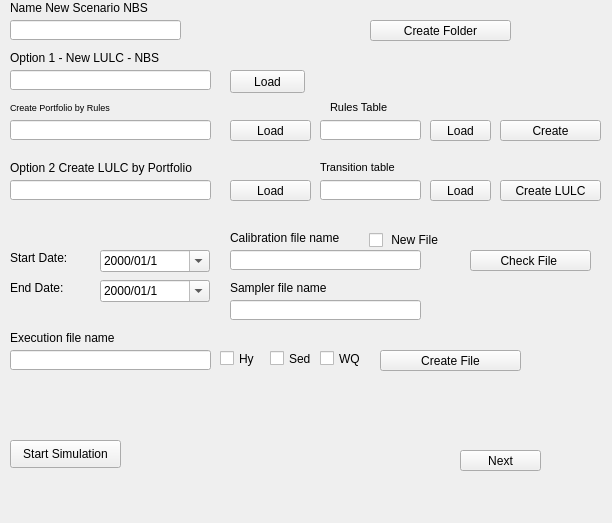
            <widget class="QWidget" name="Step3">
             <property name="geometry">
              <rect>
               <x>0</x>
               <y>0</y>
               <width>612</width>
               <height>523</height>
              </rect>
             </property>
             <attribute name="label">
              <string>Step 3 - NBS Simulation</string>
             </attribute>
             <widget class="QPushButton" name="select_portafolio">
              <property name="geometry">
               <rect>
                <x>230</x>
                <y>180</y>
                <width>81</width>
                <height>21</height>
               </rect>
              </property>
              <property name="text">
               <string>Load</string>
              </property>
             </widget>
             <widget class="QLineEdit" name="Portafolio_Path">
              <property name="geometry">
               <rect>
                <x>10</x>
                <y>180</y>
                <width>201</width>
                <height>20</height>
               </rect>
              </property>
             </widget>
             <widget class="QLabel" name="label_42">
              <property name="geometry">
               <rect>
                <x>10</x>
                <y>160</y>
                <width>231</width>
                <height>16</height>
               </rect>
              </property>
              <property name="text">
               <string>&lt;html&gt;&lt;head/&gt;&lt;body&gt;&lt;p&gt;Option 2 Create LULC by Portfolio&lt;/p&gt;&lt;/body&gt;&lt;/html&gt;</string>
              </property>
             </widget>
             <widget class="QLabel" name="label_43">
              <property name="geometry">
               <rect>
                <x>320</x>
                <y>160</y>
                <width>111</width>
                <height>16</height>
               </rect>
              </property>
              <property name="text">
               <string>&lt;html&gt;&lt;head/&gt;&lt;body&gt;&lt;p&gt;&lt;span style=&quot; font-size:8pt;&quot;&gt;Transition table&lt;/span&gt;&lt;/p&gt;&lt;/body&gt;&lt;/html&gt;</string>
              </property>
             </widget>
             <widget class="QLineEdit" name="Table_Path">
              <property name="geometry">
               <rect>
                <x>320</x>
                <y>180</y>
                <width>101</width>
                <height>20</height>
               </rect>
              </property>
             </widget>
             <widget class="QPushButton" name="select_table_transition">
              <property name="geometry">
               <rect>
                <x>430</x>
                <y>180</y>
                <width>61</width>
                <height>21</height>
               </rect>
              </property>
              <property name="text">
               <string>Load</string>
              </property>
             </widget>
             <widget class="QLineEdit" name="name_scenario_Nbs">
              <property name="geometry">
               <rect>
                <x>10</x>
                <y>20</y>
                <width>171</width>
                <height>20</height>
               </rect>
              </property>
             </widget>
             <widget class="QLabel" name="label_44">
              <property name="geometry">
               <rect>
                <x>10</x>
                <y>0</y>
                <width>161</width>
                <height>16</height>
               </rect>
              </property>
              <property name="text">
               <string>&lt;html&gt;&lt;head/&gt;&lt;body&gt;&lt;p&gt;Name New Scenario NBS&lt;/p&gt;&lt;/body&gt;&lt;/html&gt;</string>
              </property>
             </widget>
             <widget class="QPushButton" name="Create_new_Lulc">
              <property name="geometry">
               <rect>
                <x>500</x>
                <y>180</y>
                <width>101</width>
                <height>21</height>
               </rect>
              </property>
              <property name="text">
               <string>Create LULC</string>
              </property>
             </widget>
             <widget class="QPushButton" name="Create_folder_NbS">
              <property name="geometry">
               <rect>
                <x>370</x>
                <y>20</y>
                <width>141</width>
                <height>21</height>
               </rect>
              </property>
              <property name="text">
               <string>Create Folder</string>
              </property>
             </widget>
             <widget class="QLineEdit" name="name_Execution_Nbs">
              <property name="geometry">
               <rect>
                <x>10</x>
                <y>350</y>
                <width>201</width>
                <height>20</height>
               </rect>
              </property>
             </widget>
             <widget class="QLabel" name="label_45">
              <property name="geometry">
               <rect>
                <x>10</x>
                <y>280</y>
                <width>141</width>
                <height>16</height>
               </rect>
              </property>
              <property name="text">
               <string>&lt;html&gt;&lt;head/&gt;&lt;body&gt;&lt;p&gt;End Date:&lt;/p&gt;&lt;/body&gt;&lt;/html&gt;</string>
              </property>
             </widget>
             <widget class="QLabel" name="label_56">
              <property name="geometry">
               <rect>
                <x>10</x>
                <y>250</y>
                <width>141</width>
                <height>16</height>
               </rect>
              </property>
              <property name="text">
               <string>&lt;html&gt;&lt;head/&gt;&lt;body&gt;&lt;p&gt;Start Date:&lt;/p&gt;&lt;/body&gt;&lt;/html&gt;</string>
              </property>
             </widget>
             <widget class="QDateEdit" name="end_date_s_nbs">
              <property name="geometry">
               <rect>
                <x>100</x>
                <y>280</y>
                <width>110</width>
                <height>22</height>
               </rect>
              </property>
              <property name="currentSection">
               <enum>QDateTimeEdit::YearSection</enum>
              </property>
              <property name="displayFormat">
               <string>yyyy/MM/d</string>
              </property>
              <property name="calendarPopup">
               <bool>true</bool>
              </property>
              <property name="timeSpec">
               <enum>Qt::LocalTime</enum>
              </property>
             </widget>
             <widget class="QDateEdit" name="start_date_s_nbs">
              <property name="geometry">
               <rect>
                <x>100</x>
                <y>250</y>
                <width>110</width>
                <height>22</height>
               </rect>
              </property>
              <property name="currentSection">
               <enum>QDateTimeEdit::YearSection</enum>
              </property>
              <property name="displayFormat">
               <string>yyyy/MM/d</string>
              </property>
              <property name="calendarPopup">
               <bool>true</bool>
              </property>
              <property name="timeSpec">
               <enum>Qt::LocalTime</enum>
              </property>
             </widget>
             <widget class="QPushButton" name="Button_Step_s3">
              <property name="geometry">
               <rect>
                <x>460</x>
                <y>450</y>
                <width>81</width>
                <height>21</height>
               </rect>
              </property>
              <property name="text">
               <string>Next</string>
              </property>
             </widget>
             <widget class="QPushButton" name="Create_File_Exe_nbs">
              <property name="geometry">
               <rect>
                <x>380</x>
                <y>350</y>
                <width>141</width>
                <height>21</height>
               </rect>
              </property>
              <property name="text">
               <string>Create File</string>
              </property>
             </widget>
             <widget class="QLabel" name="label_57">
              <property name="geometry">
               <rect>
                <x>10</x>
                <y>330</y>
                <width>161</width>
                <height>16</height>
               </rect>
              </property>
              <property name="text">
               <string>&lt;html&gt;&lt;head/&gt;&lt;body&gt;&lt;p&gt;Execution file name&lt;/p&gt;&lt;/body&gt;&lt;/html&gt;</string>
              </property>
             </widget>
             <widget class="QPushButton" name="Run_Simulation_NbS">
              <property name="geometry">
               <rect>
                <x>10</x>
                <y>440</y>
                <width>111</width>
                <height>28</height>
               </rect>
              </property>
              <property name="text">
               <string>Start Simulation</string>
              </property>
             </widget>
             <widget class="QCheckBox" name="Sediments_Model_2">
              <property name="geometry">
               <rect>
                <x>270</x>
                <y>350</y>
                <width>70</width>
                <height>17</height>
               </rect>
              </property>
              <property name="text">
               <string>Sed</string>
              </property>
             </widget>
             <widget class="QCheckBox" name="Hydro_Model_2">
              <property name="geometry">
               <rect>
                <x>220</x>
                <y>350</y>
                <width>70</width>
                <height>17</height>
               </rect>
              </property>
              <property name="text">
               <string>Hy</string>
              </property>
             </widget>
             <widget class="QCheckBox" name="Water_Q_Model_2">
              <property name="geometry">
               <rect>
                <x>320</x>
                <y>350</y>
                <width>70</width>
                <height>17</height>
               </rect>
              </property>
              <property name="text">
               <string>WQ</string>
              </property>
             </widget>
             <widget class="QLabel" name="label_25">
              <property name="geometry">
               <rect>
                <x>10</x>
                <y>50</y>
                <width>191</width>
                <height>16</height>
               </rect>
              </property>
              <property name="text">
               <string>&lt;html&gt;&lt;head/&gt;&lt;body&gt;&lt;p&gt;Option 1 - New LULC - NBS&lt;/p&gt;&lt;/body&gt;&lt;/html&gt;</string>
              </property>
             </widget>
             <widget class="QLineEdit" name="Path_Raster_LULC_NBS">
              <property name="geometry">
               <rect>
                <x>10</x>
                <y>70</y>
                <width>201</width>
                <height>20</height>
               </rect>
              </property>
             </widget>
             <widget class="QPushButton" name="Button_Load_LULC_NbS">
              <property name="geometry">
               <rect>
                <x>230</x>
                <y>70</y>
                <width>75</width>
                <height>23</height>
               </rect>
              </property>
              <property name="text">
               <string>Load</string>
              </property>
             </widget>
             <widget class="QLabel" name="label_49">
              <property name="geometry">
               <rect>
                <x>10</x>
                <y>100</y>
                <width>231</width>
                <height>16</height>
               </rect>
              </property>
              <property name="text">
               <string>&lt;html&gt;&lt;head/&gt;&lt;body&gt;&lt;p&gt;&lt;span style=&quot; font-size:7pt;&quot;&gt;Create Portfolio by Rules&lt;/span&gt;&lt;/p&gt;&lt;/body&gt;&lt;/html&gt;</string>
              </property>
             </widget>
             <widget class="QPushButton" name="select_lulc_original">
              <property name="geometry">
               <rect>
                <x>230</x>
                <y>120</y>
                <width>81</width>
                <height>21</height>
               </rect>
              </property>
              <property name="text">
               <string>Load</string>
              </property>
             </widget>
             <widget class="QLineEdit" name="lulc_original">
              <property name="geometry">
               <rect>
                <x>10</x>
                <y>120</y>
                <width>201</width>
                <height>20</height>
               </rect>
              </property>
              <property name="text">
               <string/>
              </property>
             </widget>
             <widget class="QPushButton" name="select_table_rules">
              <property name="geometry">
               <rect>
                <x>430</x>
                <y>120</y>
                <width>61</width>
                <height>21</height>
               </rect>
              </property>
              <property name="text">
               <string>Load</string>
              </property>
             </widget>
             <widget class="QLineEdit" name="Table_Rules">
              <property name="geometry">
               <rect>
                <x>320</x>
                <y>120</y>
                <width>101</width>
                <height>20</height>
               </rect>
              </property>
             </widget>
             <widget class="QLabel" name="label_52">
              <property name="geometry">
               <rect>
                <x>330</x>
                <y>100</y>
                <width>111</width>
                <height>16</height>
               </rect>
              </property>
              <property name="text">
               <string>&lt;html&gt;&lt;head/&gt;&lt;body&gt;&lt;p&gt;&lt;span style=&quot; font-size:8pt;&quot;&gt;Rules Table&lt;/span&gt;&lt;/p&gt;&lt;/body&gt;&lt;/html&gt;</string>
              </property>
             </widget>
             <widget class="QPushButton" name="Create_portfolio">
              <property name="geometry">
               <rect>
                <x>500</x>
                <y>120</y>
                <width>101</width>
                <height>21</height>
               </rect>
              </property>
              <property name="text">
               <string>Create</string>
              </property>
             </widget>
             <widget class="QLineEdit" name="name_calibration_file_nbs">
              <property name="geometry">
               <rect>
                <x>230</x>
                <y>250</y>
                <width>191</width>
                <height>20</height>
               </rect>
              </property>
             </widget>
             <widget class="QLabel" name="label_33">
              <property name="geometry">
               <rect>
                <x>230</x>
                <y>230</y>
                <width>161</width>
                <height>16</height>
               </rect>
              </property>
              <property name="text">
               <string>&lt;html&gt;&lt;head/&gt;&lt;body&gt;&lt;p&gt;Calibration file name&lt;/p&gt;&lt;/body&gt;&lt;/html&gt;</string>
              </property>
             </widget>
             <widget class="QLineEdit" name="sampler_file_name_Nbs">
              <property name="geometry">
               <rect>
                <x>230</x>
                <y>300</y>
                <width>191</width>
                <height>20</height>
               </rect>
              </property>
             </widget>
             <widget class="QCheckBox" name="Check_Base_File_3">
              <property name="geometry">
               <rect>
                <x>369</x>
                <y>230</y>
                <width>71</width>
                <height>20</height>
               </rect>
              </property>
              <property name="text">
               <string> New File</string>
              </property>
             </widget>
             <widget class="QPushButton" name="Check_Files_cal_nbs">
              <property name="geometry">
               <rect>
                <x>470</x>
                <y>250</y>
                <width>121</width>
                <height>21</height>
               </rect>
              </property>
              <property name="text">
               <string>Check File </string>
              </property>
             </widget>
             <widget class="QLabel" name="label_34">
              <property name="geometry">
               <rect>
                <x>230</x>
                <y>280</y>
                <width>161</width>
                <height>16</height>
               </rect>
              </property>
              <property name="text">
               <string>&lt;html&gt;&lt;head/&gt;&lt;body&gt;&lt;p&gt;Sampler file name&lt;/p&gt;&lt;/body&gt;&lt;/html&gt;</string>
              </property>
             </widget>
            </widget>
